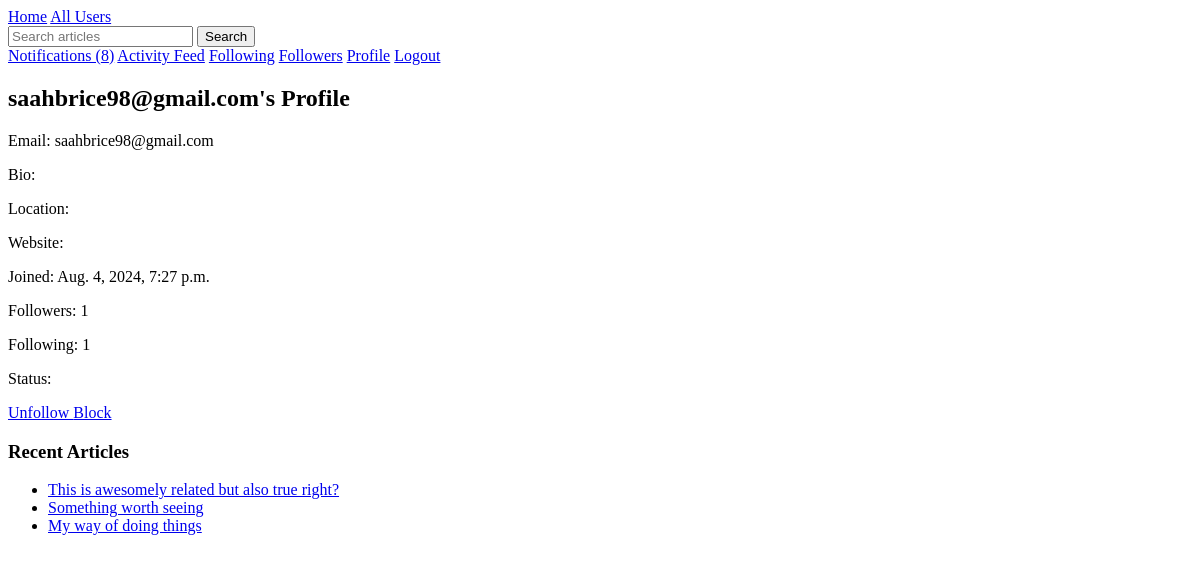
The app's page /users/profile/saahbrice98@gmail.com/ (signed in), older data.
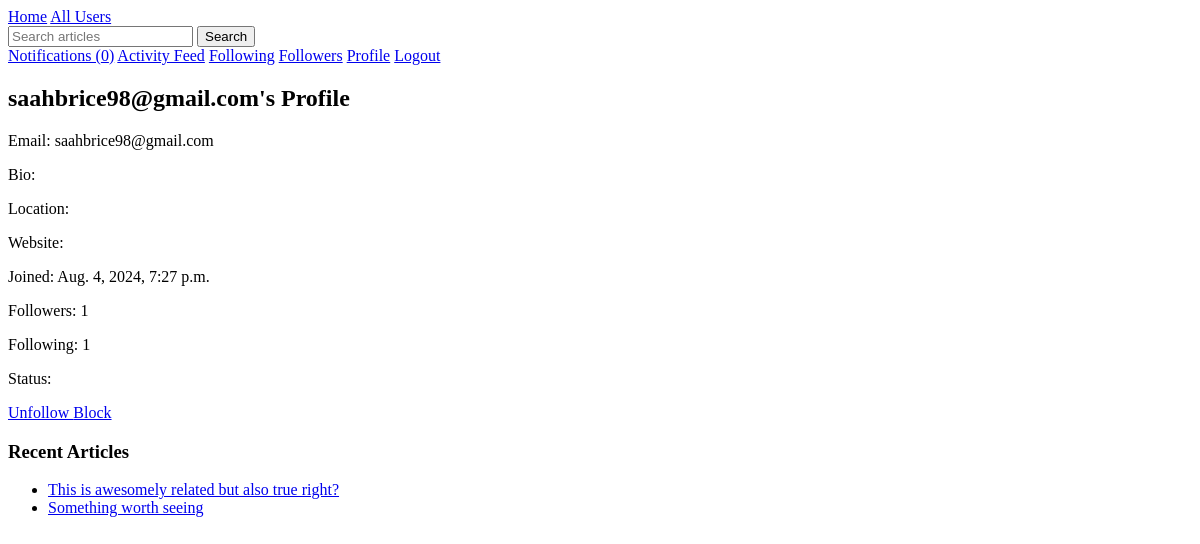
The same page, newer data.
### users/models.py (models this page shows, shortened)
class User(AbstractUser):
    bio = models.TextField(max_length=500, blank=True)
    profile_picture = models.ImageField(upload_to='profile_pics/', blank=True, null=True)
    date_joined = models.DateTimeField(auto_now_add=True)
    location = models.CharField(max_length=100, blank=True)
    website = models.URLField(max_length=200, blank=True)
    following = models.ManyToManyField('self', symmetrical=False, related_name='followers')
    blocked_users = models.ManyToManyField('self', symmetrical=False, related_name='blocked_by')
    is_verified = models.BooleanField(default=False)
    is_premium = models.BooleanField(default=False)
    @property
    def is_writer(self):
        article_count = self.article_set.count()
        follower_count = self.followers.count()
        if article_count >= 12 and follower_count >= 5:
            total_reactions = sum(
                article.reactions.aggregate(total=Sum('count'))['total'] or 0
                for article in self.article_set.all()
            )
            return total_reactions >= 1000
        return False
    def unread_notifications_count(self):
        return self.notifications.filter(is_read=False).count()

### articles/models.py (models this page shows, shortened)
class Article(models.Model):
    title = models.CharField(max_length=200)
    content = models.TextField()
    author = models.ForeignKey(settings.AUTH_USER_MODEL, on_delete=models.CASCADE)
    created_at = models.DateTimeField(auto_now_add=True)
    updated_at = models.DateTimeField(auto_now=True)
    published_at = models.DateTimeField(null=True, blank=True)
    status = models.CharField(max_length=10, choices=[('draft', 'Draft'), ('published', 'Published')], default='draft')
    language = models.CharField(max_length=2, choices=[('EN', 'English'), ('FR', 'French')])
    tags = TaggableManager()
    bookmarks = models.ManyToManyField(settings.AUTH_USER_MODEL, related_name='bookmarked_articles', blank=True)

### users/views.py (the view)
# urls.py: path('profile/<str:username>/', UserProfileView.as_view(), name='user_profile'),
class UserProfileView(LoginRequiredMixin, DetailView):
    model = User
    template_name = 'users/profile.html'
    context_object_name = 'user_profile'
    def get_object(self, queryset=None):
        return get_object_or_404(User, username=self.kwargs.get('username'))
    def get_context_data(self, **kwargs):
        context = super().get_context_data(**kwargs)
        if self.request.user.is_authenticated:
            context['is_following'] = self.request.user.following.filter(id=self.object.id).exists()
            context['is_blocked'] = self.request.user.blocked_users.filter(id=self.object.id).exists()
        context['articles'] = Article.objects.filter(author=self.object, status='published').order_by('-published_at')[:5]
        return context

### templates/users/profile.html (shortened to what this page needs)
{% extends "base.html" %}
{% block content %}
<h2>{{ user_profile.username }}'s Profile</h2>
<p>Email: {{ user_profile.email }}</p>
<p>Bio: {{ user_profile.bio }}</p>
<p>Location: {{ user_profile.location }}</p>
<p>Website: <a href="{{ user_profile.website }}">{{ user_profile.website }}</a></p>
<p>Joined: {{ user_profile.date_joined }}</p>
<p>Followers: {{ user_profile.followers.count }}</p>
<p>Following: {{ user_profile.following.count }}</p>
<p>
    Status:
</p>
{% if user.is_authenticated and user != user_profile %}
    <a href="{% url 'toggle_follow' user_profile.username %}">
        {% if is_following %}
            Unfollow
        {% else %}
            Follow
        {% endif %}
    </a>
    <a href="{% url 'toggle_block' user_profile.username %}">
        {% if is_blocked %}
            Unblock
        {% else %}
            Block
        {% endif %}
    </a>
{% endif %}
<h3>Recent Articles</h3>
<ul>
{% for article in articles %}
    <li><a href="{% url 'article_detail' article.pk %}">{{ article.title }}</a></li>
{% empty %}
    <li>No articles yet.</li>
{% endfor %}
</ul>
{% endblock %}

### templates/base.html (shortened to what this page needs)
<!DOCTYPE html>
{% load static %}
<html>
<head>
</head>
<body>
    <header>
        <nav>
            <a href="{% url 'article_list' %}">Home</a>
            <a href="{% url 'user_list' %}">All Users</a>
            {% if user.is_authenticated %}
                <form method="get" action="{% url 'search' %}">
                    <input type="text" name="q" placeholder="Search articles">
                    <button type="submit">Search</button>
                </form>
                <a href="{% url 'notification_list' %}">Notifications ({{ user.unread_notifications_count }})</a>
                <a href="{% url 'activity_feed' %}">Activity Feed</a>
                <a href="{% url 'following_list' %}">Following</a>
                <a href="{% url 'followers_list' %}">Followers</a>
                <a href="{% url 'user_profile' user.username %}">Profile</a>
                <a href="{% url 'account_logout' %}">Logout</a>
            {% else %}
                <a href="{% url 'account_login' %}">Login</a>
                <a href="{% url 'account_signup' %}">Sign Up</a>
            {% endif %}
        </nav>
    </header>
    <main>
        {% block content %}
        {% endblock %}
    </main>
</body>
</html>

Row changes from the older to the newer data that the page shows:
no longer on this page (row edited): Article: title "My way of doing things"
changed User (number 1 of 2 on the later page): unread_notifications_count "8" → "0"
